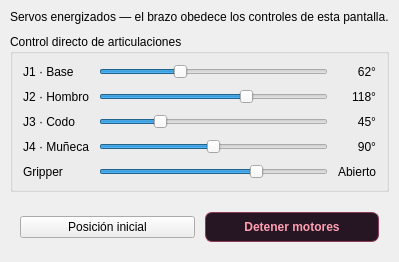
      <widget class="QWidget" name="tabManual">
       <attribute name="title">
        <string>Manual</string>
       </attribute>
       <layout class="QVBoxLayout" name="verticalLayout_manual">
        <property name="spacing">
         <number>10</number>
        </property>
        <property name="leftMargin">
         <number>10</number>
        </property>
        <property name="topMargin">
         <number>10</number>
        </property>
        <property name="rightMargin">
         <number>10</number>
        </property>
        <property name="bottomMargin">
         <number>10</number>
        </property>
        <item>
         <widget class="QLabel" name="labelInfoManual">
          <property name="text">
           <string>Servos energizados — el brazo obedece los controles de esta pantalla.</string>
          </property>
         </widget>
        </item>
        <item>
         <widget class="QGroupBox" name="groupBoxControlManual">
          <property name="title">
           <string>Control directo de articulaciones</string>
          </property>
          <layout class="QGridLayout" name="gridLayout_manual">
           <property name="spacing">
            <number>10</number>
           </property>
           <property name="leftMargin">
            <number>10</number>
           </property>
           <property name="topMargin">
            <number>10</number>
           </property>
           <property name="rightMargin">
            <number>10</number>
           </property>
           <property name="bottomMargin">
            <number>10</number>
           </property>
           <item row="0" column="0">
            <widget class="QLabel" name="labelJ1Manual">
             <property name="minimumWidth">
              <number>100</number>
             </property>
             <property name="text">
              <string>J1 · Base</string>
             </property>
            </widget>
           </item>
           <item row="0" column="1">
            <widget class="QSlider" name="sliderJ1">
             <property name="minimum">
              <number>0</number>
             </property>
             <property name="maximum">
              <number>180</number>
             </property>
             <property name="value">
              <number>62</number>
             </property>
             <property name="orientation">
              <enum>Qt::Horizontal</enum>
             </property>
            </widget>
           </item>
           <item row="0" column="2">
            <widget class="QLabel" name="labelJ1Value">
             <property name="minimumWidth">
              <number>56</number>
             </property>
             <property name="alignment">
              <set>Qt::AlignRight|Qt::AlignVCenter</set>
             </property>
             <property name="text">
              <string>62°</string>
             </property>
            </widget>
           </item>
           <item row="1" column="0">
            <widget class="QLabel" name="labelJ2Manual">
             <property name="minimumWidth">
              <number>100</number>
             </property>
             <property name="text">
              <string>J2 · Hombro</string>
             </property>
            </widget>
           </item>
           <item row="1" column="1">
            <widget class="QSlider" name="sliderJ2">
             <property name="minimum">
              <number>0</number>
             </property>
             <property name="maximum">
              <number>180</number>
             </property>
             <property name="value">
              <number>118</number>
             </property>
             <property name="orientation">
              <enum>Qt::Horizontal</enum>
             </property>
            </widget>
           </item>
           <item row="1" column="2">
            <widget class="QLabel" name="labelJ2Value">
             <property name="minimumWidth">
              <number>56</number>
             </property>
             <property name="alignment">
              <set>Qt::AlignRight|Qt::AlignVCenter</set>
             </property>
             <property name="text">
              <string>118°</string>
             </property>
            </widget>
           </item>
           <item row="2" column="0">
            <widget class="QLabel" name="labelJ3Manual">
             <property name="minimumWidth">
              <number>100</number>
             </property>
             <property name="text">
              <string>J3 · Codo</string>
             </property>
            </widget>
           </item>
           <item row="2" column="1">
            <widget class="QSlider" name="sliderJ3">
             <property name="minimum">
              <number>0</number>
             </property>
             <property name="maximum">
              <number>180</number>
             </property>
             <property name="value">
              <number>45</number>
             </property>
             <property name="orientation">
              <enum>Qt::Horizontal</enum>
             </property>
            </widget>
           </item>
           <item row="2" column="2">
            <widget class="QLabel" name="labelJ3Value">
             <property name="minimumWidth">
              <number>56</number>
             </property>
             <property name="alignment">
              <set>Qt::AlignRight|Qt::AlignVCenter</set>
             </property>
             <property name="text">
              <string>45°</string>
             </property>
            </widget>
           </item>
           <item row="3" column="0">
            <widget class="QLabel" name="labelJ4Manual">
             <property name="minimumWidth">
              <number>100</number>
             </property>
             <property name="text">
              <string>J4 · Muñeca</string>
             </property>
            </widget>
           </item>
           <item row="3" column="1">
            <widget class="QSlider" name="sliderJ4">
             <property name="minimum">
              <number>0</number>
             </property>
             <property name="maximum">
              <number>180</number>
             </property>
             <property name="value">
              <number>90</number>
             </property>
             <property name="orientation">
              <enum>Qt::Horizontal</enum>
             </property>
            </widget>
           </item>
           <item row="3" column="2">
            <widget class="QLabel" name="labelJ4Value">
             <property name="minimumWidth">
              <number>56</number>
             </property>
             <property name="alignment">
              <set>Qt::AlignRight|Qt::AlignVCenter</set>
             </property>
             <property name="text">
              <string>90°</string>
             </property>
            </widget>
           </item>
           <item row="4" column="0">
            <widget class="QLabel" name="labelGripperManual">
             <property name="minimumWidth">
              <number>100</number>
             </property>
             <property name="text">
              <string>Gripper</string>
             </property>
            </widget>
           </item>
           <item row="4" column="1">
            <widget class="QSlider" name="sliderGripper">
             <property name="minimum">
              <number>0</number>
             </property>
             <property name="maximum">
              <number>100</number>
             </property>
             <property name="value">
              <number>70</number>
             </property>
             <property name="orientation">
              <enum>Qt::Horizontal</enum>
             </property>
            </widget>
           </item>
           <item row="4" column="2">
            <widget class="QLabel" name="labelGripperValue">
             <property name="minimumWidth">
              <number>56</number>
             </property>
             <property name="alignment">
              <set>Qt::AlignRight|Qt::AlignVCenter</set>
             </property>
             <property name="text">
              <string>Abierto</string>
             </property>
            </widget>
           </item>
          </layout>
         </widget>
        </item>
        <item>
         <layout class="QHBoxLayout" name="horizontalLayout_manualBtns">
          <property name="spacing">
           <number>10</number>
          </property>
          <property name="leftMargin">
           <number>10</number>
          </property>
          <property name="topMargin">
           <number>10</number>
          </property>
          <property name="rightMargin">
           <number>10</number>
          </property>
          <property name="bottomMargin">
           <number>10</number>
          </property>
          <item>
           <widget class="QPushButton" name="pushButtonHome">
            <property name="text">
             <string>Posición inicial</string>
            </property>
           </widget>
          </item>
          <item>
           <widget class="QPushButton" name="pushButtonStopMotors">
            <property name="styleSheet">
             <string notr="true">background-color:#261522; color:#FF9FB2; border:1px solid #8D3A55; border-radius:7px; padding:7px 14px; font-weight:600;</string>
            </property>
            <property name="text">
             <string>Detener motores</string>
            </property>
           </widget>
          </item>
         </layout>
        </item>
       </layout>
      </widget>
